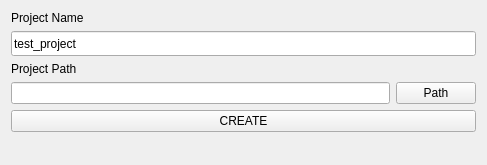
<?xml version="1.0" encoding="UTF-8"?>
<ui version="4.0">
 <class>CreateProject</class>
 <widget class="QWidget" name="CreateProject">
  <property name="geometry">
   <rect>
    <x>0</x>
    <y>0</y>
    <width>485</width>
    <height>165</height>
   </rect>
  </property>
  <property name="maximumSize">
   <size>
    <width>485</width>
    <height>165</height>
   </size>
  </property>
  <property name="windowTitle">
   <string>Form</string>
  </property>
  <layout class="QVBoxLayout" name="verticalLayout_2">
   <item>
    <layout class="QVBoxLayout" name="verticalLayout">
     <item>
      <widget class="QLabel" name="lb_proj_name">
       <property name="text">
        <string>Project Name</string>
       </property>
      </widget>
     </item>
     <item>
      <widget class="QLineEdit" name="le_project_name">
       <property name="minimumSize">
        <size>
         <width>465</width>
         <height>25</height>
        </size>
       </property>
       <property name="text">
        <string>test_project</string>
       </property>
      </widget>
     </item>
     <item>
      <widget class="QLabel" name="lb_proj_path">
       <property name="text">
        <string>Project Path</string>
       </property>
      </widget>
     </item>
     <item>
      <layout class="QHBoxLayout" name="horizontalLayout_2">
       <item>
        <widget class="QLineEdit" name="le_project_path"/>
       </item>
       <item>
        <widget class="QPushButton" name="pb_create_2">
         <property name="text">
          <string>Path</string>
         </property>
        </widget>
       </item>
      </layout>
     </item>
     <item>
      <widget class="QPushButton" name="pb_create">
       <property name="text">
        <string>CREATE</string>
       </property>
      </widget>
     </item>
    </layout>
   </item>
   <item>
    <spacer name="verticalSpacer">
     <property name="orientation">
      <enum>Qt::Orientation::Vertical</enum>
     </property>
     <property name="sizeHint" stdset="0">
      <size>
       <width>20</width>
       <height>1</height>
      </size>
     </property>
    </spacer>
   </item>
  </layout>
 </widget>
 <resources/>
 <connections/>
</ui>
